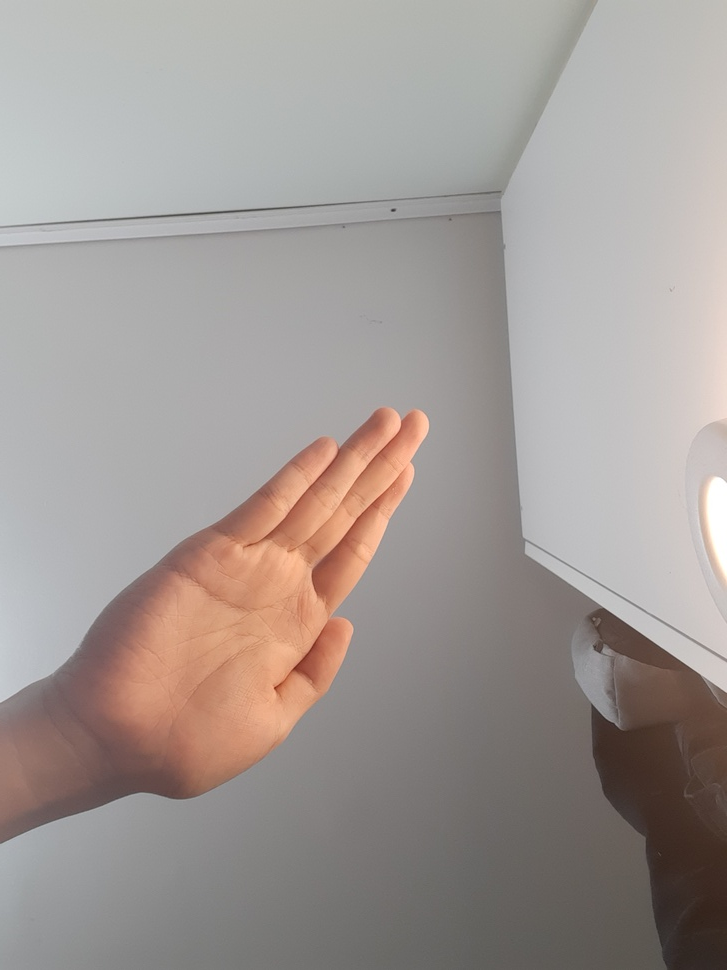
#> input picture Training Images/Training Images/20211124_193217.jpg, 727 x 970 px, shrunk from 2472 x 3296 before the run, given in place of the camera
$ python segmentation.py
#> lines starting #> are read from the running program, lines starting #| are printed output that depends on the picture; after the words box and inside, x2 and y2 are one past the last pixel; in counts of white or black regions, pixels touching at a corner belong together
import os
import re
import cv2 as cv  # opencv library
import numpy as np
from os.path import isfile, join
import matplotlib.pyplot as plt

# For webcam input:
cap = cv.VideoCapture(0)
frame_prev = cap.read()[1]
#> frame_prev is the input picture: shape (970, 727, 3); mean B, G, R 149.2, 153.1, 161.2
gray_prev = cv.cvtColor(frame_prev, cv.COLOR_BGR2GRAY)
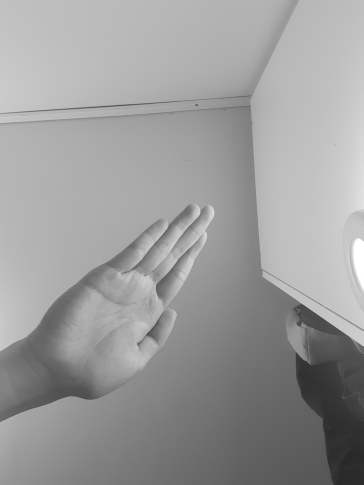
#> gray_prev: shape (970, 727) (shown at 1/2 size); min 36, max 255, mean 155.1

prev_x, prev_y = 0, 0
text = "Staying still"

while cap.isOpened():
    ret, frame = cap.read()
    if not ret:
        print("Ignoring empty camera frame.")
        # If loading a video, use 'break' instead of 'continue'.
        continue

    gray = cv.cvtColor(frame, cv.COLOR_BGR2GRAY)
    gray_cpy = gray.copy()
    gray = cv.GaussianBlur(gray, (7, 7), 0)

    diff_image = cv.absdiff(gray, gray_prev)
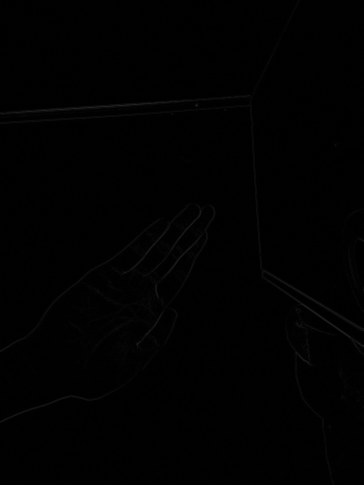
#> diff_image: shape (970, 727) (shown at 1/2 size); min 0, max 57, mean 0.9

    # perform image thresholding
    ret, thresh = cv.threshold(diff_image, 30, 255, cv.THRESH_BINARY)
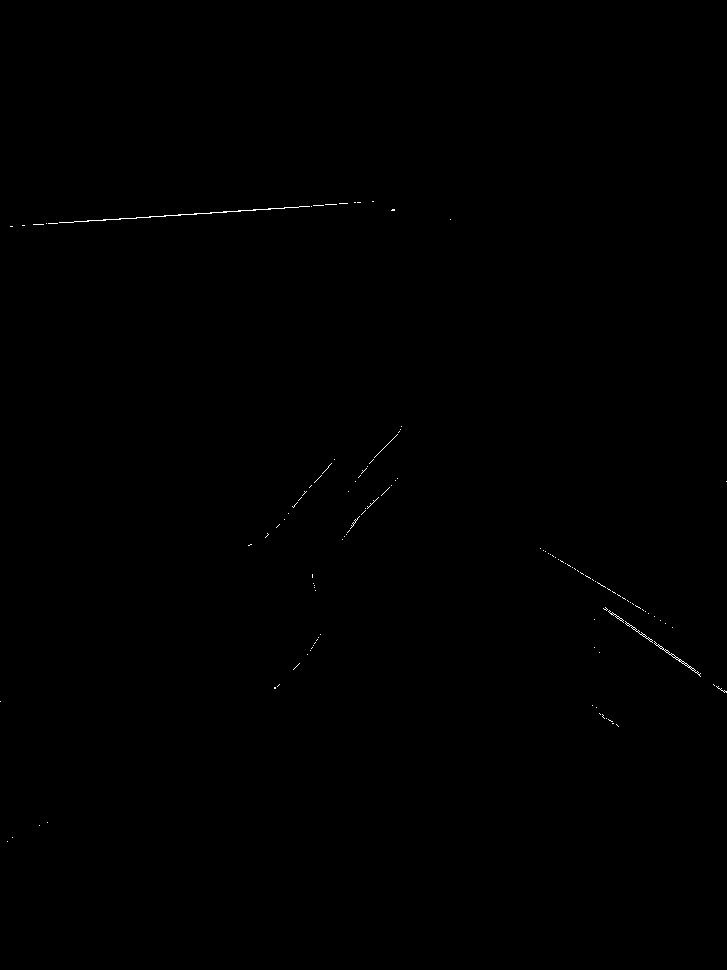
#> thresh: shape (970, 727); 0.12% white in thin lines or dots, all inside (x1, y1, x2, y2) = (0, 201, 727, 842)

    # apply image dilation
    kernel = np.ones((3, 3), np.uint8)
    dilated = cv.dilate(thresh, kernel, iterations=1)
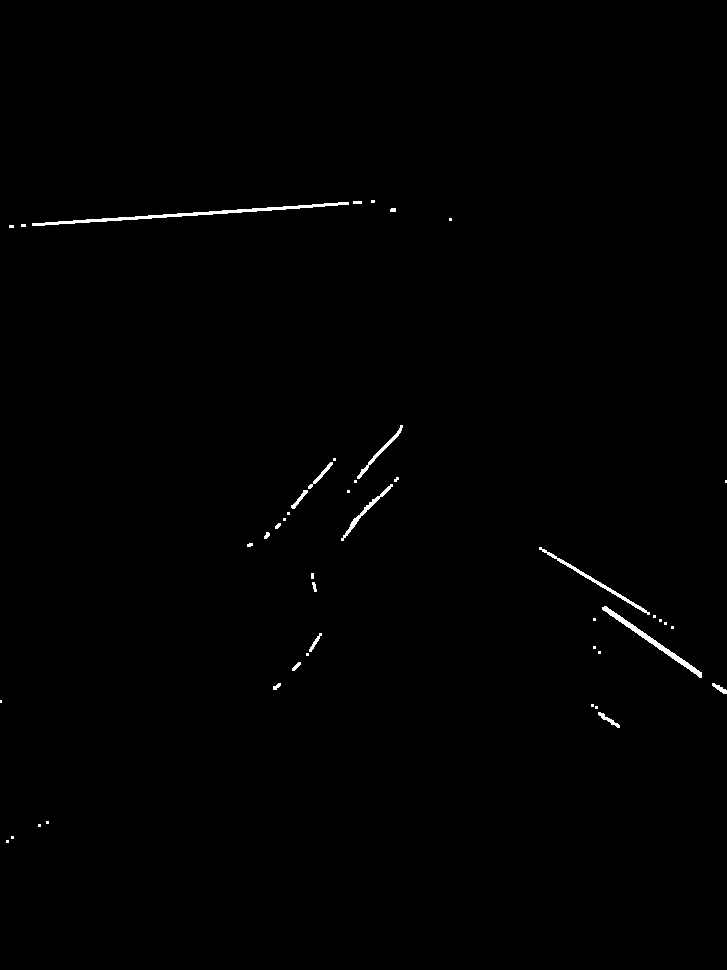
#> dilated: shape (970, 727); 0.5% white; 45 white regions (27 under 20 px)

    contours, hierarchy = cv.findContours(
        dilated.copy(), cv.RETR_TREE, cv.CHAIN_APPROX_NONE
    )
#> contours = 45 contours, 33 with area under 20; largest, box (x1, y1, x2, y2) and area: (32, 202, 349, 226) 701, (602, 606, 702, 678) 516, (539, 547, 650, 615) 305, (341, 484, 393, 541) 208, (357, 425, 403, 479) 182

    valid_cntrs = []

    for i, cntr in enumerate(contours):
        x, y, w, h = cv.boundingRect(cntr)
        if cv.contourArea(cntr) >= 25:
            valid_cntrs.append(cntr)
#> this loop made 45 passes
#> (x, y, w, h) on passes 1 to 8: (6, 840, 3, 3), (11, 836, 3, 3), (38, 824, 3, 3), (46, 821, 3, 3), (598, 712, 22, 16), (595, 706, 3, 3), (591, 704, 3, 3), (0, 700, 2, 3)
#> after the loop, valid_cntrs = 11 contours; largest, box (x1, y1, x2, y2) and area: (32, 202, 349, 226) 701, (602, 606, 702, 678) 516, (539, 547, 650, 615) 305, (341, 484, 393, 541) 208, (357, 425, 403, 479) 182

    if len(contours) > 0:
        max_cntr = max(contours, key=cv.contourArea)
#> max_cntr = contour of 636 points, box (x1, y1, x2, y2) (32, 202, 349, 226), area 701
        chull = cv.convexHull(max_cntr)
#> chull = contour of 14 points, box (x1, y1, x2, y2) (32, 202, 349, 226), area 1043

        # find the most extreme points in the convex hull
        extreme_top = tuple(chull[chull[:, :, 1].argmin()][0])
#> extreme_top = (348, 202)
        extreme_bottom = tuple(chull[chull[:, :, 1].argmax()][0])
#> extreme_bottom = (44, 225)
        extreme_left = tuple(chull[chull[:, :, 0].argmin()][0])
#> extreme_left = (32, 225)
        extreme_right = tuple(chull[chull[:, :, 0].argmax()][0])
#> extreme_right = (348, 202)

        # find the center of the palm
        cX = int((extreme_left[0] + extreme_right[0]) / 2)
#> cX = 190
        cY = int((extreme_top[1] + extreme_bottom[1]) / 2)
#> cY = 213
        if cX - prev_x > 100:
            text = "Moving right"
        elif cX - prev_x < -100:
            text = "Moving left"
        elif cY - prev_y > 100:
            text = "Moving down"
        elif cY - prev_y < -100:
            text = "Moving up"
        elif abs(cX - prev_x) < 10 and abs(cY - prev_y) < 10:
            text = "Staying still"

        prev_x = cX
#> prev_x = 190
        prev_y = cY
#> prev_y = 213

    """
    cv.putText(
        frame,
        text,
        (30, 90),
        cv.FONT_HERSHEY_COMPLEX,
        frame.shape[1] / 500,
        (0, 0, 255),
        2,
    )
    """

    # count of discovered contours
    len(valid_cntrs)

    dmy = frame.copy()

    cv.drawContours(dmy, valid_cntrs, -1, (127, 200, 0), 2)
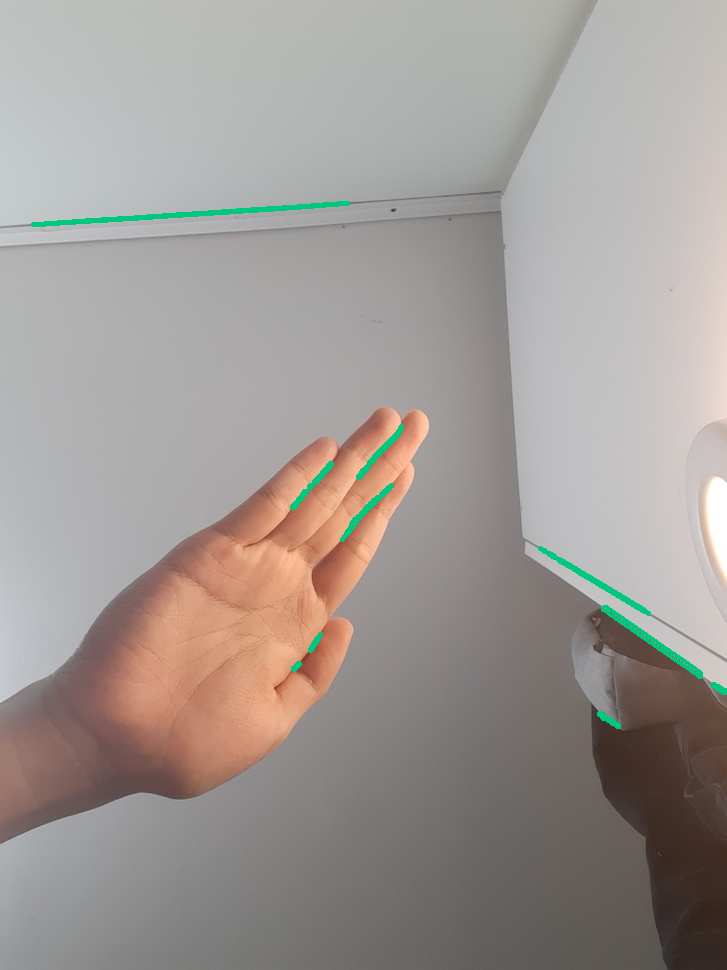
#> dmy: shape (970, 727, 3); 0.73% of pixels changed, all inside (x1, y1, x2, y2) = (31, 201, 727, 729)
    # cv.line(dmy, (0, 80), (256, 80), (100, 255, 255))

    cv.imshow("Grayscale", gray_cpy)
    cv.imshow("Gaussian Blur", gray)
    cv.imshow("Diff", diff_image)
    cv.imshow("Frame", dmy)
    cv.imshow("Dilated", dilated)
    gray_prev = gray

    k = cv.waitKey(5)
#> (key q is pressed here)
    if k & 0xFF == 27 or k & 0xFF == ord("q"):
        break
cap.release()

$ run again, on Training Images/Training Images/20211124_193252.jpg
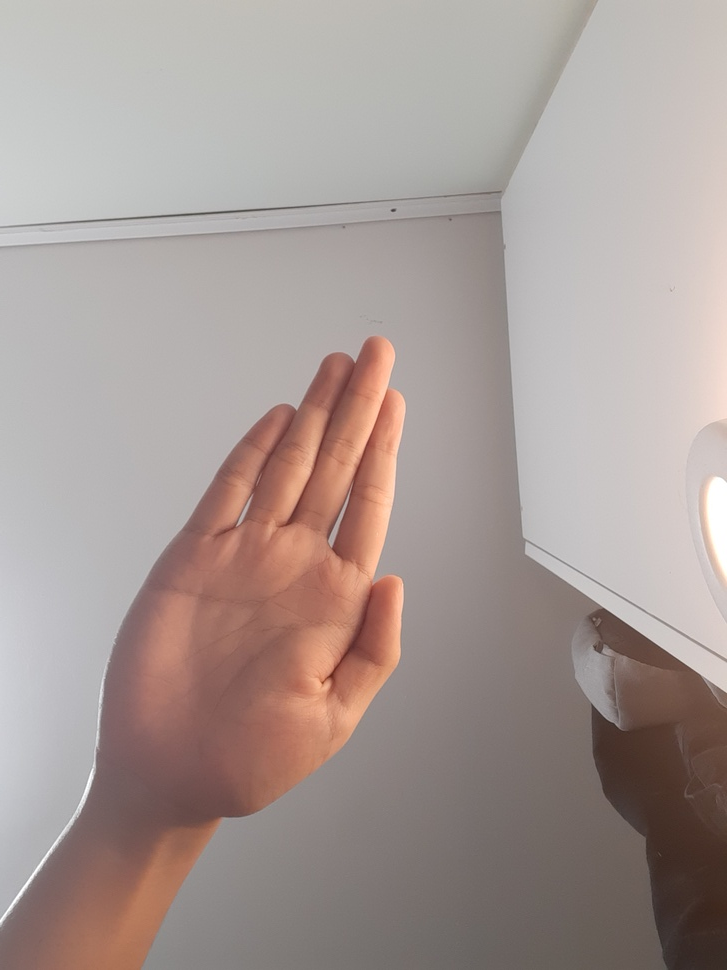
#> input picture Training Images/Training Images/20211124_193252.jpg, 727 x 970 px, shrunk from 2472 x 3296 before the run, given in place of the camera
#> frame_prev is the input picture: shape (970, 727, 3); mean B, G, R 149.4, 153.7, 167
#> `ret, thresh = cv.threshold(diff_image, 30, 255, cv.THRESH_BINARY)`:
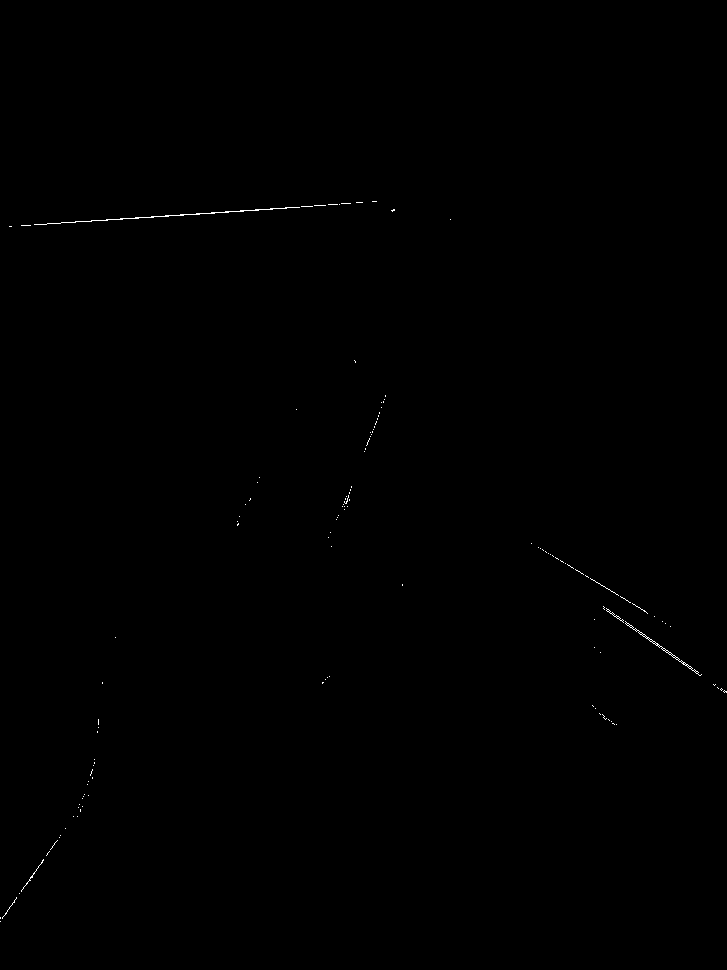
#> thresh: shape (970, 727); 0.13% white in thin lines or dots, all inside (x1, y1, x2, y2) = (0, 201, 727, 922)
#> dilated: shape (970, 727); 0.52% white; 53 white regions (29 under 20 px)
#> contours = 54 contours, 38 with area under 20; largest, box (x1, y1, x2, y2) and area: (33, 202, 352, 226) 720, (602, 605, 703, 677) 518, (537, 546, 649, 615) 340, (18, 858, 45, 895) 125, (363, 411, 381, 453) 104
#> the loop `for i, cntr in enumerate(contours):` made 54 passes
#> (x, y, w, h) on passes 1 to 8: (0, 896, 18, 27), (18, 858, 27, 37), (45, 834, 17, 23), (64, 827, 3, 3), (76, 815, 3, 3), (72, 815, 3, 3), (77, 803, 7, 10), (79, 805, 3, 4)
#> after the loop `for i, cntr in enumerate(contours):`: valid_cntrs = 12 contours; largest, box (x1, y1, x2, y2) and area: (33, 202, 352, 226) 720, (602, 605, 703, 677) 518, (537, 546, 649, 615) 340, (18, 858, 45, 895) 125, (363, 411, 381, 453) 104
#> max_cntr = contour of 640 points, box (x1, y1, x2, y2) (33, 202, 352, 226), area 720
#> chull = contour of 14 points, box (x1, y1, x2, y2) (33, 202, 352, 226), area 1050
#> extreme_top = (351, 202)
#> extreme_bottom = (47, 225)
#> extreme_left = (33, 225)
#> extreme_right = (351, 202)
#> cX = 192
#> cY = 213
#> prev_x = 192
#> prev_y = 213
#> `cv.drawContours(dmy, valid_cntrs, -1, (127, 200, 0), 2)`:
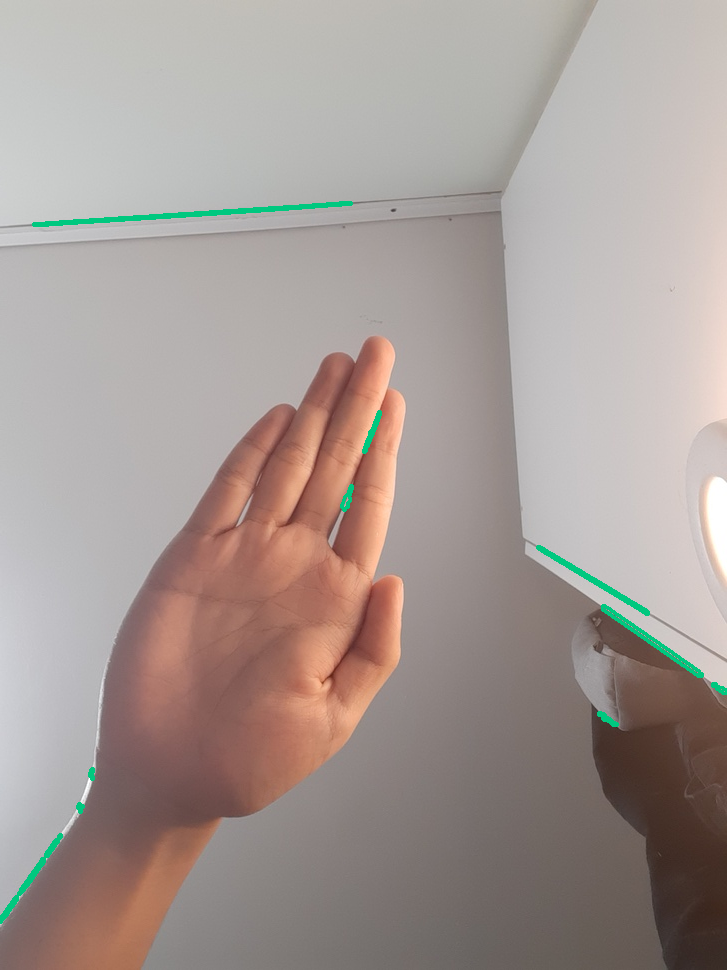
#> dmy: shape (970, 727, 3); 0.7% of pixels changed, all inside (x1, y1, x2, y2) = (0, 201, 727, 924)

$ run again, on Training Images/Training Images/20211124_193258.jpg
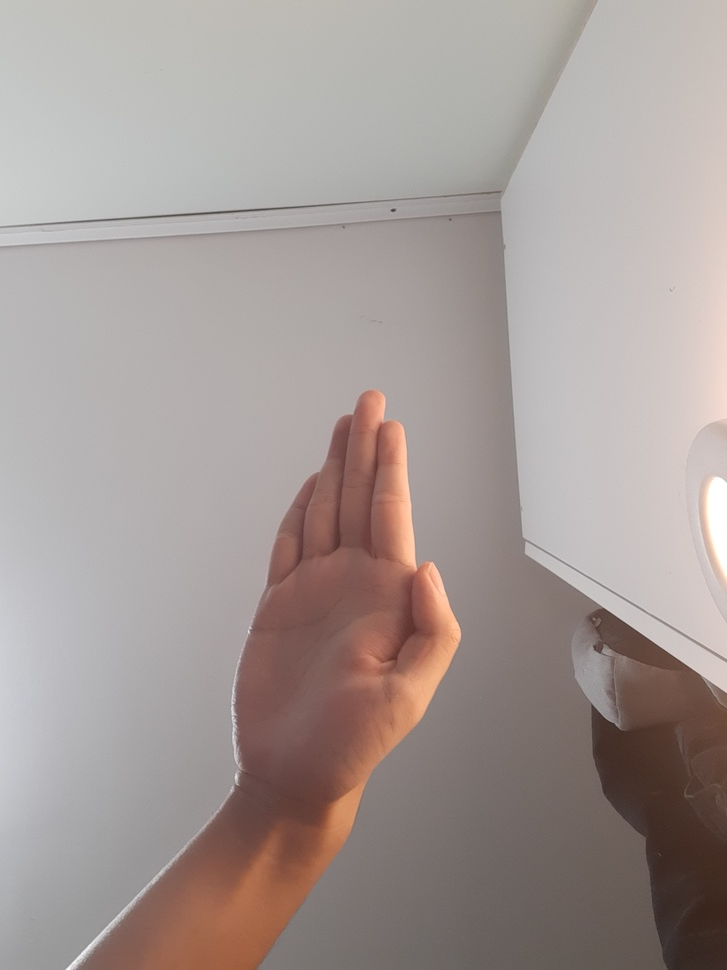
#> input picture Training Images/Training Images/20211124_193258.jpg, 727 x 970 px, shrunk from 2472 x 3296 before the run, given in place of the camera
#> frame_prev is the input picture: shape (970, 727, 3); mean B, G, R 150.2, 153.7, 164.6
#> thresh: shape (970, 727); 0.11% white in thin lines or dots, all inside (x1, y1, x2, y2) = (8, 201, 727, 970)
#> `dilated = cv.dilate(thresh, kernel, iterations=1)`:
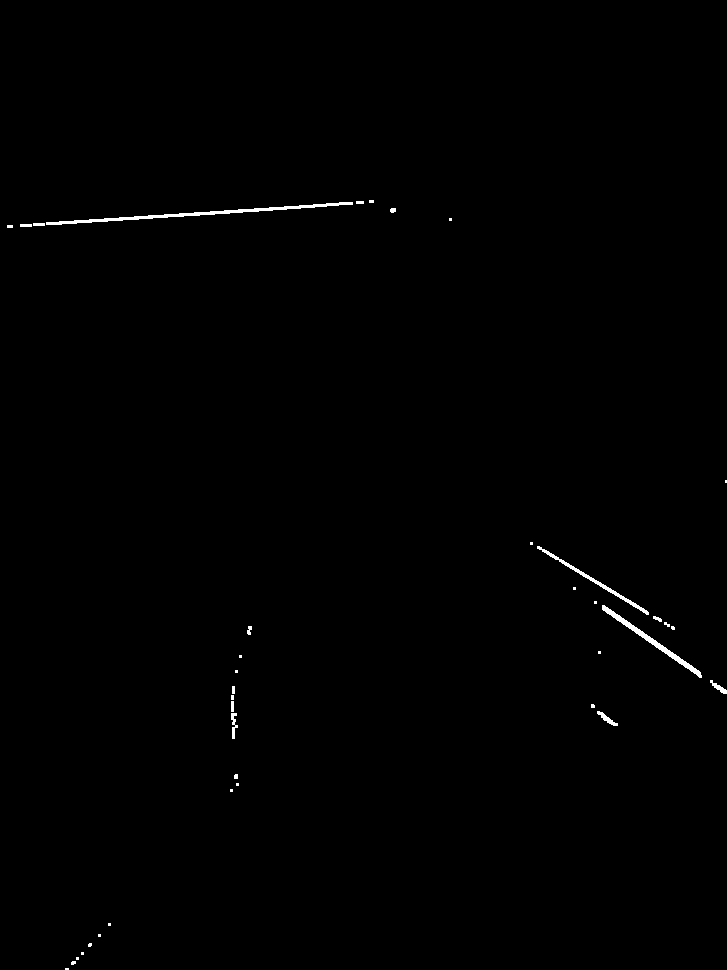
#> dilated: shape (970, 727); 0.41% white; 38 white regions (24 under 20 px)
#> contours = 38 contours, 28 with area under 20; largest, box (x1, y1, x2, y2) and area: (46, 202, 353, 225) 687, (602, 605, 702, 678) 519, (537, 546, 649, 615) 332, (597, 711, 618, 726) 76, (710, 680, 727, 694) 61
#> the loop `for i, cntr in enumerate(contours):` made 38 passes
#> (x, y, w, h) on passes 1 to 8: (65, 968, 4, 2), (71, 961, 5, 4), (76, 957, 3, 3), (81, 952, 3, 3), (88, 943, 4, 4), (98, 934, 3, 3), (108, 923, 3, 3), (230, 789, 3, 3)
#> after the loop `for i, cntr in enumerate(contours):`: valid_cntrs = 6 contours; box (x1, y1, x2, y2) and area: (46, 202, 353, 225) 687, (602, 605, 702, 678) 519, (537, 546, 649, 615) 332, (597, 711, 618, 726) 76, (710, 680, 727, 694) 61, (231, 713, 238, 739) 56
#> max_cntr = contour of 616 points, box (x1, y1, x2, y2) (46, 202, 353, 225), area 687
#> chull = contour of 12 points, box (x1, y1, x2, y2) (46, 202, 353, 225), area 1008
#> extreme_top = (352, 202)
#> extreme_bottom = (61, 224)
#> extreme_left = (46, 224)
#> extreme_right = (352, 202)
#> cX = 199
#> cY = 213
#> prev_x = 199
#> prev_y = 213
#> `cv.drawContours(dmy, valid_cntrs, -1, (127, 200, 0), 2)`:
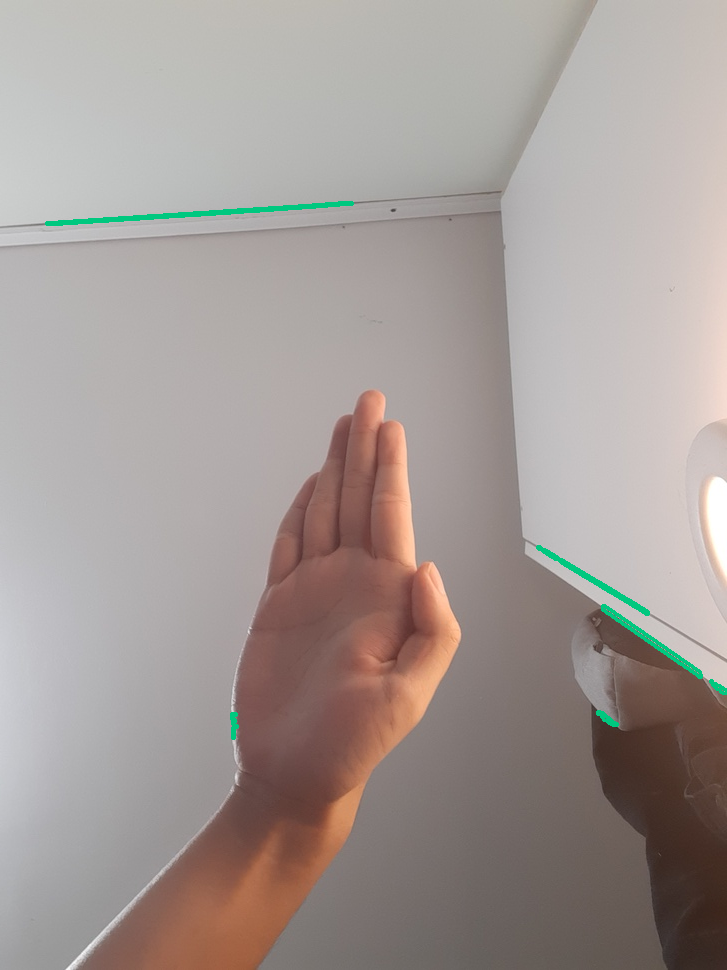
#> dmy: shape (970, 727, 3); 0.54% of pixels changed, all inside (x1, y1, x2, y2) = (45, 201, 727, 740)
